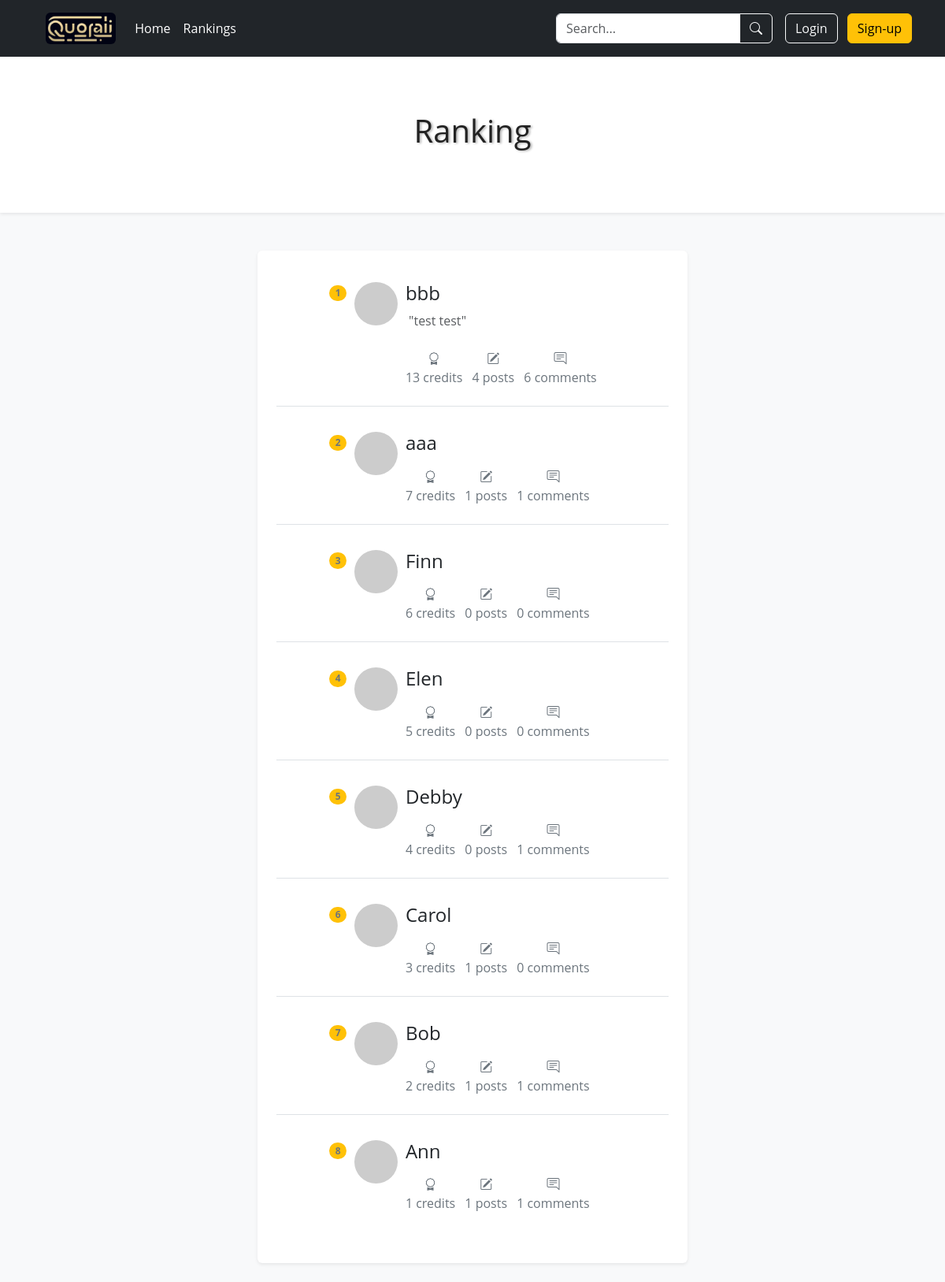
Page /ranking-page on the earlier database version.
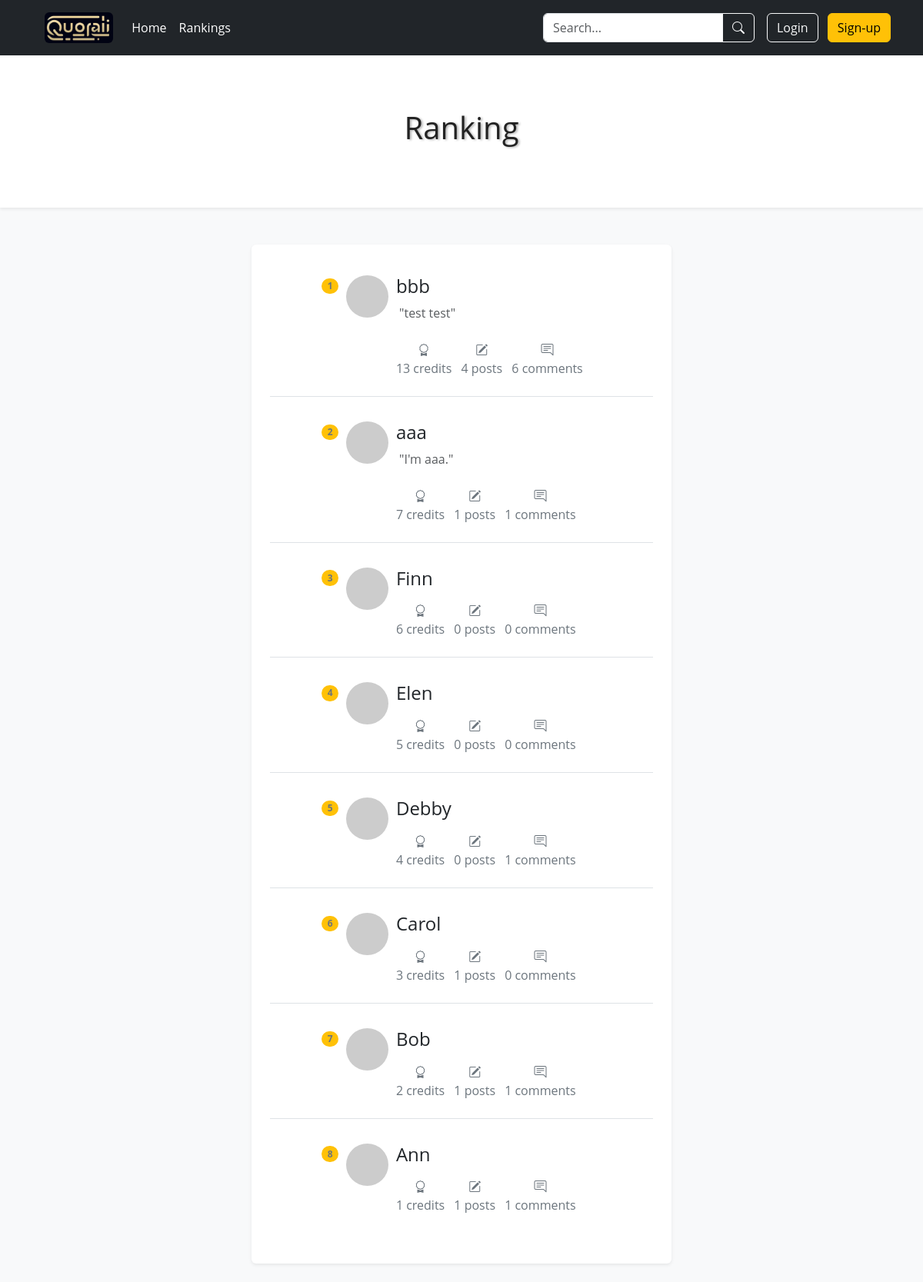
Same page on the later database version.
### app/models.py (models this page shows, shortened)
class User(db.Model, UserMixin):
    id = db.Column(db.Integer, primary_key=True)
    username = db.Column(db.String(16), index=True, unique=True)
    email = db.Column(db.String(64), index=True, unique=True)
    password_hash = db.Column(db.String(256))
    credit = db.Column(db.Integer, default=0)
    bio = db.Column(db.String(1024))
    posts = db.relationship('Post', backref='author', lazy=True)
    comments = db.relationship('Comment', backref='author', lazy='dynamic')

### app/routes.py (the view)
@app.route('/ranking-page')
def rankingPage():
    users = User.query.order_by(desc(User.credit)).all()
    for user in users:
        user.robohash_url = robohash_url(user.email)
    return render_template("ranking-page.html", title='Ranking page', users=users)

### app/routes.py (called while the page is built)
def robohash_url(text):
    return f"https://robohash.org/{text}"

### app/templates/ranking-page.html (shortened to what this page needs)
{% extends "base.html" %}
{% block style %}
<link rel="stylesheet" href="{{ url_for('static', filename='css/ranking-page.css') }}" />
{% endblock %}
{% block main %}
<div class="bg-light cv">
  <header class="text-center bg-white p-4 shadow-sm">
      <h1 class="danger-text py-5">Ranking</h1>
  </header>
  <div class="container mt-5">
      <div class="row clearfix">
          <div class="col-md-6 offset-md-3 column">
              <section class="p-4 mb-4 bg-white rounded shadow-sm box box-odd">
                  <ul class="list-group list-group-flush">
                    {% for user in users %}
                    <li class="list-group-item mt-2 mb-3">
                      <div class="col-md-10 offset-md-1 column row clearfix list-margin border-0">
                          <div class="col-md-1 column">
                            <span class="text-secondary badge rounded-pill bg-warning">{{ loop.index }}</span>
                          </div>
                          <div class="col-md-2 column">
                            <img alt="Profile Picture" src= "{{ user.robohash_url }}" class="rounded-circle" style="height: 55px; width: 55px;"/>
                          </div>
                          <div class="col-md-9 column">
                              <h4>{{ user.username }}</h4>
                              {% if user.bio %}
                              <p class="text-muted">&nbsp;"{{ user.bio }}"</p>
                              {% endif %}
                              <ul class="list-inline">
                                <li class="text-secondary list-inline-item text-center mt-2">
                                  <i class="bi bi-award"></i>
                                  <p>{{ user.credit }} credits</p>
                                </li>
                                <li class="text-secondary list-inline-item text-center">
                                  <i class="bi bi-pencil-square"></i>
                                  <p>{{ user.posts|length }} posts</p>
                                </li>
                                <li class="text-secondary list-inline-item text-center">
                                  <i class="bi bi-chat-right-text"></i>
                                  <p>{{ user.comments.all()|length }} comments</p>
                                </li>
                              </ul>
                          </div>
                        </div>
                    </li>
                    {% endfor %}
                  </ul>
              </section>
          </div>
      </div>
  </div>
{% endblock %}

### app/templates/base.html (shortened to what this page needs)
<!DOCTYPE html>
<html lang="en">
<head>
    <link href="https://cdn.jsdelivr.net/npm/bootstrap@5.3.3/dist/css/bootstrap.min.css" rel="stylesheet">
    <link rel="stylesheet" href="https://cdn.jsdelivr.net/npm/bootstrap-icons@1.11.3/font/bootstrap-icons.min.css">
    <link rel="stylesheet" href="{{ url_for('static', filename='css/base.css') }}" />
    {% block style %}{% endblock %}
</head>
<body>
    <header class="p-3 bg-dark text-white fixed-top">
        <div class="container">
            <div class="d-flex flex-wrap align-items-center justify-content-center justify-content-lg-start">
                <a href="/" class="d-flex align-items-center mb-2 mb-lg-0 mx-3 text-white text-decoration-none">
                    <img alt="logo" src="{{ url_for('static', filename='img/4501715747379_.pic.jpg') }}" class="rounded logo" />
                </a>
                <ul class="nav col-12 col-lg-auto me-lg-auto mb-2 justify-content-center mb-md-0">
                    <li><a href="/" class="nav-link px-2 text-white">Home</a></li>
                    <li><a href="{{ url_for('rankingPage') }}" class="nav-link px-2 text-white">Rankings</a></li>
                </ul>
                <form class="col-12 col-lg-auto mb-3 mb-lg-0 me-lg-3" method="get" action="{{ url_for('search') }}">
                    <div class="input-group">
                        <input type="search" class="form-control form-control-dark" placeholder="Search..." aria-label="Search" name="search_keywords">
                        <button class="btn btn-outline-light" type="submit"><i class="bi bi-search"></i>
                        </button>
                    </div>
                </form>
                <div class="text-end">
                    {% if current_user.is_authenticated %}
                    <div class="user-info">
                        <span class="text-light me-3">Welcome
                            <img alt="Avatar" src='https://robohash.org/{{ current_user.email }}' class="rounded-circle" style="width: 40px; height: 40px; border: rgba(0, 0, 0, 0.2) 2.5px solid; margin-top: -5px;" />
                            <a href="{{ url_for('personalProfile') }}" style="text-decoration: none; color: inherit;" onmouseover="this.style.color='#FFA500'" onmouseout="this.style.color='inherit'">{{ current_user.username }}</a>
                    </span>
                        <span class="text-light me-3"><i class="bi bi-award-fill"></i> {{ current_user.credit }}</span>
                        <a class="btn btn-warning bg-gradient" href="{{ url_for('logout') }}">Log Out</a>
                    </div>
                    {% else %}
                    <button type="button" id="loginButton" class="btn btn-outline-light me-2" data-bs-toggle="modal" data-bs-target="#ModalToggle">Login</button>
                    <button type="button" class="btn btn-warning" data-bs-toggle="modal" data-bs-target="#staticBackdrop">Sign-up</button>
                    {% endif %}
                </div>
            </div>
        </div>
    </header>
    <main>
        {% block main %}{% endblock %}
    </main>
</body>
</html>

### app/static/css/base.css (style rules this page uses)
* { box-sizing: border-box; margin: 0; padding: 0; }
body { font-family: 'Open Sans', sans-serif; color: #222; overflow-x: hidden; }
.logo { height: 40px; opacity: 0.95; }

### app/static/css/ranking-page.css (style rules this page uses)
main { margin-top: 70px; }
h1 { text-shadow: 2px 1px 3px rgba(0, 0, 0, 0.304); }

Differences in the rows shown:
changed User "aaa": bio (not shown) → "I'm aaa."
